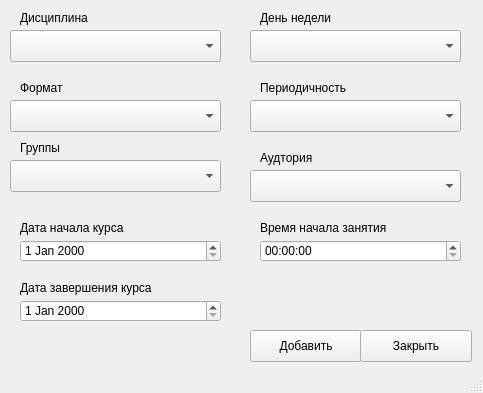
<?xml version="1.0" encoding="UTF-8"?>
<ui version="4.0">
 <class>MainWindow</class>
 <widget class="QMainWindow" name="MainWindow">
  <property name="geometry">
   <rect>
    <x>0</x>
    <y>0</y>
    <width>483</width>
    <height>393</height>
   </rect>
  </property>
  <property name="windowTitle">
   <string>MainWindow</string>
  </property>
  <widget class="QWidget" name="centralwidget">
   <widget class="QDateEdit" name="dateEdit">
    <property name="geometry">
     <rect>
      <x>20</x>
      <y>240</y>
      <width>201</width>
      <height>22</height>
     </rect>
    </property>
   </widget>
   <widget class="QComboBox" name="comboBox">
    <property name="geometry">
     <rect>
      <x>10</x>
      <y>30</y>
      <width>211</width>
      <height>32</height>
     </rect>
    </property>
   </widget>
   <widget class="QLabel" name="label">
    <property name="geometry">
     <rect>
      <x>20</x>
      <y>80</y>
      <width>81</width>
      <height>16</height>
     </rect>
    </property>
    <property name="text">
     <string>Формат</string>
    </property>
   </widget>
   <widget class="QLabel" name="label_2">
    <property name="geometry">
     <rect>
      <x>20</x>
      <y>10</y>
      <width>91</width>
      <height>16</height>
     </rect>
    </property>
    <property name="text">
     <string>Дисциплина</string>
    </property>
   </widget>
   <widget class="QComboBox" name="comboBox_2">
    <property name="geometry">
     <rect>
      <x>10</x>
      <y>100</y>
      <width>211</width>
      <height>32</height>
     </rect>
    </property>
   </widget>
   <widget class="QLabel" name="label_3">
    <property name="geometry">
     <rect>
      <x>20</x>
      <y>220</y>
      <width>141</width>
      <height>16</height>
     </rect>
    </property>
    <property name="text">
     <string>Дата начала курса</string>
    </property>
   </widget>
   <widget class="QLabel" name="label_4">
    <property name="geometry">
     <rect>
      <x>20</x>
      <y>280</y>
      <width>181</width>
      <height>16</height>
     </rect>
    </property>
    <property name="text">
     <string>Дата завершения курса</string>
    </property>
   </widget>
   <widget class="QDateEdit" name="dateEdit_2">
    <property name="geometry">
     <rect>
      <x>20</x>
      <y>300</y>
      <width>201</width>
      <height>22</height>
     </rect>
    </property>
   </widget>
   <widget class="QComboBox" name="comboBox_3">
    <property name="geometry">
     <rect>
      <x>250</x>
      <y>30</y>
      <width>211</width>
      <height>32</height>
     </rect>
    </property>
   </widget>
   <widget class="QLabel" name="label_5">
    <property name="geometry">
     <rect>
      <x>260</x>
      <y>10</y>
      <width>81</width>
      <height>16</height>
     </rect>
    </property>
    <property name="text">
     <string>День недели</string>
    </property>
   </widget>
   <widget class="QComboBox" name="comboBox_4">
    <property name="geometry">
     <rect>
      <x>250</x>
      <y>100</y>
      <width>211</width>
      <height>32</height>
     </rect>
    </property>
   </widget>
   <widget class="QLabel" name="label_6">
    <property name="geometry">
     <rect>
      <x>260</x>
      <y>80</y>
      <width>111</width>
      <height>16</height>
     </rect>
    </property>
    <property name="text">
     <string>Периодичность</string>
    </property>
   </widget>
   <widget class="QPushButton" name="pushButton">
    <property name="geometry">
     <rect>
      <x>250</x>
      <y>330</y>
      <width>112</width>
      <height>32</height>
     </rect>
    </property>
    <property name="text">
     <string>Добавить</string>
    </property>
   </widget>
   <widget class="QPushButton" name="pushButton_2">
    <property name="geometry">
     <rect>
      <x>360</x>
      <y>330</y>
      <width>112</width>
      <height>32</height>
     </rect>
    </property>
    <property name="text">
     <string>Закрыть</string>
    </property>
   </widget>
   <widget class="QLabel" name="label_7">
    <property name="geometry">
     <rect>
      <x>260</x>
      <y>150</y>
      <width>101</width>
      <height>16</height>
     </rect>
    </property>
    <property name="text">
     <string>Аудтория</string>
    </property>
   </widget>
   <widget class="QComboBox" name="comboBox_5">
    <property name="geometry">
     <rect>
      <x>250</x>
      <y>170</y>
      <width>211</width>
      <height>32</height>
     </rect>
    </property>
   </widget>
   <widget class="QTimeEdit" name="timeEdit">
    <property name="geometry">
     <rect>
      <x>260</x>
      <y>240</y>
      <width>201</width>
      <height>22</height>
     </rect>
    </property>
   </widget>
   <widget class="QLabel" name="label_8">
    <property name="geometry">
     <rect>
      <x>260</x>
      <y>220</y>
      <width>161</width>
      <height>16</height>
     </rect>
    </property>
    <property name="text">
     <string>Время начала занятия</string>
    </property>
   </widget>
   <widget class="QLabel" name="label_9">
    <property name="geometry">
     <rect>
      <x>20</x>
      <y>140</y>
      <width>58</width>
      <height>16</height>
     </rect>
    </property>
    <property name="text">
     <string>Группы</string>
    </property>
   </widget>
   <widget class="QComboBox" name="comboBox_6">
    <property name="geometry">
     <rect>
      <x>10</x>
      <y>160</y>
      <width>211</width>
      <height>32</height>
     </rect>
    </property>
   </widget>
  </widget>
  <widget class="QStatusBar" name="statusbar"/>
 </widget>
 <resources/>
 <connections/>
</ui>
